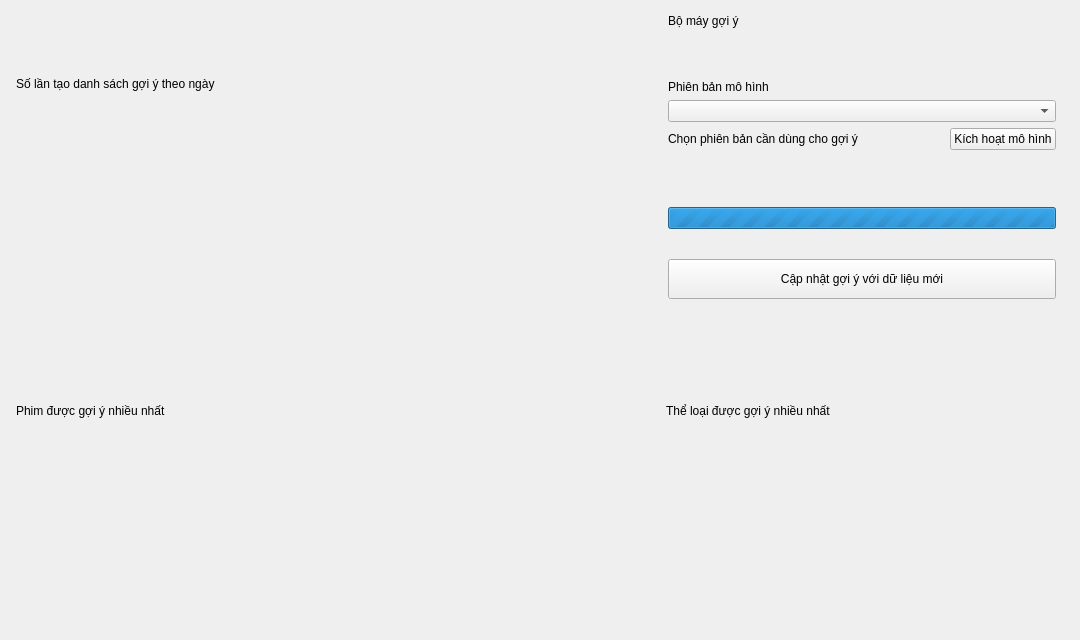
            <widget class="QWidget" name="scrollAreaStatsContents">
             <property name="geometry">
              <rect>
               <x>0</x>
               <y>0</y>
               <width>1080</width>
               <height>640</height>
              </rect>
             </property>
             <layout class="QGridLayout" name="gridLayoutBody" columnstretch="3,2">
              <property name="spacing">
               <number>14</number>
              </property>
              <property name="leftMargin">
               <number>0</number>
              </property>
              <property name="topMargin">
               <number>0</number>
              </property>
              <property name="rightMargin">
               <number>6</number>
              </property>
              <property name="bottomMargin">
               <number>0</number>
              </property>
              <item row="0" column="0">
               <widget class="QFrame" name="frameChartDaily">
                <property name="card" stdset="0">
                 <bool>true</bool>
                </property>
                <layout class="QVBoxLayout" name="verticalLayoutChartDaily" stretch="0,0,1">
                 <property name="spacing">
                  <number>4</number>
                 </property>
                 <property name="leftMargin">
                  <number>16</number>
                 </property>
                 <property name="topMargin">
                  <number>12</number>
                 </property>
                 <property name="rightMargin">
                  <number>16</number>
                 </property>
                 <property name="bottomMargin">
                  <number>10</number>
                 </property>
                 <item>
                  <widget class="QLabel" name="labelTitleDaily">
                   <property name="text">
                    <string>Số lần tạo danh sách gợi ý theo ngày</string>
                   </property>
                   <property name="role" stdset="0">
                    <string notr="true">cardTitle</string>
                   </property>
                  </widget>
                 </item>
                 <item>
                  <widget class="QLabel" name="labelInsightDaily">
                   <property name="text">
                    <string />
                   </property>
                   <property name="role" stdset="0">
                    <string notr="true">insight</string>
                   </property>
                   <property name="wordWrap">
                    <bool>true</bool>
                   </property>
                   <property name="textFormat">
                    <enum>Qt::RichText</enum>
                   </property>
                  </widget>
                 </item>
                 <item>
                  <layout class="QVBoxLayout" name="verticalLayoutPlotDaily">
                   <property name="leftMargin">
                    <number>0</number>
                   </property>
                   <property name="topMargin">
                    <number>0</number>
                   </property>
                   <property name="rightMargin">
                    <number>0</number>
                   </property>
                   <property name="bottomMargin">
                    <number>0</number>
                   </property>
                  </layout>
                 </item>
                </layout>
               </widget>
              </item>
              <item row="0" column="1">
               <widget class="QFrame" name="frameModel">
                <property name="card" stdset="0">
                 <bool>true</bool>
                </property>
                <property name="minimumSize">
                 <size>
                  <width>340</width>
                  <height>0</height>
                 </size>
                </property>
                <layout class="QVBoxLayout" name="verticalLayoutModel">
                 <property name="spacing">
                  <number>8</number>
                 </property>
                 <property name="leftMargin">
                  <number>18</number>
                 </property>
                 <property name="topMargin">
                  <number>14</number>
                 </property>
                 <property name="rightMargin">
                  <number>18</number>
                 </property>
                 <property name="bottomMargin">
                  <number>14</number>
                 </property>
                 <item>
                  <widget class="QLabel" name="labelModelTitle">
                   <property name="text">
                    <string>Bộ máy gợi ý</string>
                   </property>
                   <property name="role" stdset="0">
                    <string notr="true">cardTitle</string>
                   </property>
                  </widget>
                 </item>
                 <item>
                  <widget class="QLabel" name="labelModelStatus">
                   <property name="text">
                    <string />
                   </property>
                   <property name="wordWrap">
                    <bool>true</bool>
                   </property>
                   <property name="textFormat">
                    <enum>Qt::RichText</enum>
                   </property>
                  </widget>
                 </item>
                 <item>
                  <widget class="QLabel" name="labelModelNewData">
                   <property name="text">
                    <string />
                   </property>
                   <property name="role" stdset="0">
                    <string notr="true">info</string>
                   </property>
                   <property name="wordWrap">
                    <bool>true</bool>
                   </property>
                   <property name="textFormat">
                    <enum>Qt::RichText</enum>
                   </property>
                  </widget>
                 </item>
                 <item>
                  <layout class="QVBoxLayout" name="verticalLayoutModelVersion">
                   <property name="spacing">
                    <number>6</number>
                   </property>
                   <property name="leftMargin">
                    <number>0</number>
                   </property>
                   <property name="topMargin">
                    <number>0</number>
                   </property>
                   <property name="rightMargin">
                    <number>0</number>
                   </property>
                   <property name="bottomMargin">
                    <number>0</number>
                   </property>
                   <item>
                    <widget class="QLabel" name="labelModelVersion">
                     <property name="text">
                      <string>Phiên bản mô hình</string>
                     </property>
                     <property name="role" stdset="0">
                      <string notr="true">field</string>
                     </property>
                    </widget>
                   </item>
                   <item>
                    <widget class="QComboBox" name="comboBoxModelVersion" />
                   </item>
                   <item>
                    <layout class="QHBoxLayout" name="horizontalLayoutModelVersion" stretch="1,0">
                     <property name="spacing">
                      <number>8</number>
                     </property>
                     <property name="leftMargin">
                      <number>0</number>
                     </property>
                     <property name="topMargin">
                      <number>0</number>
                     </property>
                     <property name="rightMargin">
                      <number>0</number>
                     </property>
                     <property name="bottomMargin">
                      <number>0</number>
                     </property>
                     <item>
                      <widget class="QLabel" name="labelModelVersionHint">
                       <property name="text">
                        <string>Chọn phiên bản cần dùng cho gợi ý</string>
                       </property>
                       <property name="role" stdset="0">
                        <string notr="true">hint</string>
                       </property>
                       <property name="wordWrap">
                        <bool>true</bool>
                       </property>
                      </widget>
                     </item>
                     <item>
                      <widget class="QPushButton" name="pushButtonActivateModel">
                       <property name="text">
                        <string>Kích hoạt mô hình</string>
                       </property>
                       <property name="cursor">
                        <cursorShape>PointingHandCursor</cursorShape>
                       </property>
                       <property name="secondary" stdset="0">
                        <bool>true</bool>
                       </property>
                       <property name="icon">
                        <iconset>
                         <normaloff>../images/ic_check_blue.png</normaloff>../images/ic_check_blue.png</iconset>
                       </property>
                       <property name="iconSize">
                        <size>
                         <width>16</width>
                         <height>16</height>
                        </size>
                       </property>
                      </widget>
                     </item>
                    </layout>
                   </item>
                  </layout>
                 </item>
                 <item>
                  <spacer name="verticalSpacer_4">
                   <property name="orientation">
                    <enum>Qt::Vertical</enum>
                   </property>
                   <property name="sizeHint" stdset="0">
                    <size>
                     <width>20</width>
                     <height>20</height>
                    </size>
                   </property>
                  </spacer>
                 </item>
                 <item>
                  <widget class="QProgressBar" name="progressBarRetrain">
                   <property name="maximum">
                    <number>0</number>
                   </property>
                   <property name="value">
                    <number>-1</number>
                   </property>
                   <property name="textVisible">
                    <bool>false</bool>
                   </property>
                  </widget>
                 </item>
                 <item>
                  <widget class="QLabel" name="labelRetrainStatus">
                   <property name="text">
                    <string />
                   </property>
                   <property name="role" stdset="0">
                    <string notr="true">muted</string>
                   </property>
                   <property name="wordWrap">
                    <bool>true</bool>
                   </property>
                  </widget>
                 </item>
                 <item>
                  <widget class="QPushButton" name="pushButtonRetrain">
                   <property name="text">
                    <string>Cập nhật gợi ý với dữ liệu mới</string>
                   </property>
                   <property name="cursor">
                    <cursorShape>PointingHandCursor</cursorShape>
                   </property>
                   <property name="icon">
                    <iconset>
                     <normaloff>../images/ic_refresh.png</normaloff>
                     ../images/ic_refresh.png
                    </iconset>
                   </property>
                   <property name="iconSize">
                    <size>
                     <width>18</width>
                     <height>18</height>
                    </size>
                   </property>
                   <property name="minimumSize">
                    <size>
                     <width>0</width>
                     <height>40</height>
                    </size>
                   </property>
                  </widget>
                 </item>
                </layout>
               </widget>
              </item>
              <item row="1" column="0">
               <widget class="QFrame" name="frameChartTopMovies">
                <property name="card" stdset="0">
                 <bool>true</bool>
                </property>
                <layout class="QVBoxLayout" name="verticalLayoutChartTopMovies" stretch="0,0,1">
                 <property name="spacing">
                  <number>4</number>
                 </property>
                 <property name="leftMargin">
                  <number>16</number>
                 </property>
                 <property name="topMargin">
                  <number>12</number>
                 </property>
                 <property name="rightMargin">
                  <number>16</number>
                 </property>
                 <property name="bottomMargin">
                  <number>10</number>
                 </property>
                 <item>
                  <widget class="QLabel" name="labelTitleTopMovies">
                   <property name="text">
                    <string>Phim được gợi ý nhiều nhất</string>
                   </property>
                   <property name="role" stdset="0">
                    <string notr="true">cardTitle</string>
                   </property>
                  </widget>
                 </item>
                 <item>
                  <widget class="QLabel" name="labelInsightTopMovies">
                   <property name="text">
                    <string />
                   </property>
                   <property name="role" stdset="0">
                    <string notr="true">insight</string>
                   </property>
                   <property name="wordWrap">
                    <bool>true</bool>
                   </property>
                   <property name="textFormat">
                    <enum>Qt::RichText</enum>
                   </property>
                  </widget>
                 </item>
                 <item>
                  <layout class="QVBoxLayout" name="verticalLayoutPlotTopMovies">
                   <property name="leftMargin">
                    <number>0</number>
                   </property>
                   <property name="topMargin">
                    <number>0</number>
                   </property>
                   <property name="rightMargin">
                    <number>0</number>
                   </property>
                   <property name="bottomMargin">
                    <number>0</number>
                   </property>
                  </layout>
                 </item>
                </layout>
               </widget>
              </item>
              <item row="1" column="1">
               <widget class="QFrame" name="frameChartTopGenres">
                <property name="card" stdset="0">
                 <bool>true</bool>
                </property>
                <layout class="QVBoxLayout" name="verticalLayoutChartTopGenres" stretch="0,0,1">
                 <property name="spacing">
                  <number>4</number>
                 </property>
                 <property name="leftMargin">
                  <number>16</number>
                 </property>
                 <property name="topMargin">
                  <number>12</number>
                 </property>
                 <property name="rightMargin">
                  <number>16</number>
                 </property>
                 <property name="bottomMargin">
                  <number>10</number>
                 </property>
                 <item>
                  <widget class="QLabel" name="labelTitleTopGenres">
                   <property name="text">
                    <string>Thể loại được gợi ý nhiều nhất</string>
                   </property>
                   <property name="role" stdset="0">
                    <string notr="true">cardTitle</string>
                   </property>
                  </widget>
                 </item>
                 <item>
                  <widget class="QLabel" name="labelInsightTopGenres">
                   <property name="text">
                    <string />
                   </property>
                   <property name="role" stdset="0">
                    <string notr="true">insight</string>
                   </property>
                   <property name="wordWrap">
                    <bool>true</bool>
                   </property>
                   <property name="textFormat">
                    <enum>Qt::RichText</enum>
                   </property>
                  </widget>
                 </item>
                 <item>
                  <layout class="QVBoxLayout" name="verticalLayoutPlotTopGenres">
                   <property name="leftMargin">
                    <number>0</number>
                   </property>
                   <property name="topMargin">
                    <number>0</number>
                   </property>
                   <property name="rightMargin">
                    <number>0</number>
                   </property>
                   <property name="bottomMargin">
                    <number>0</number>
                   </property>
                  </layout>
                 </item>
                </layout>
               </widget>
              </item>
             </layout>
            </widget>
